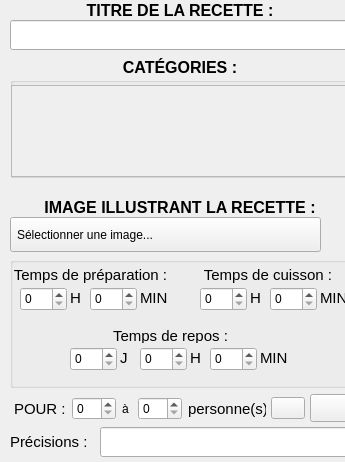
                <widget class="QWidget" name="scrollAreaWidgetContents_2">
                 <property name="geometry">
                  <rect>
                   <x>0</x>
                   <y>-135</y>
                   <width>345</width>
                   <height>462</height>
                  </rect>
                 </property>
                 <property name="minimumSize">
                  <size>
                   <width>0</width>
                   <height>462</height>
                  </size>
                 </property>
                 <property name="maximumSize">
                  <size>
                   <width>16777215</width>
                   <height>462</height>
                  </size>
                 </property>
                 <widget class="QLabel" name="label_2">
                  <property name="geometry">
                   <rect>
                    <x>0</x>
                    <y>57</y>
                    <width>360</width>
                    <height>21</height>
                   </rect>
                  </property>
                  <property name="font">
                   <font>
                    <pointsize>12</pointsize>
                   </font>
                  </property>
                  <property name="text">
                   <string>&lt;html&gt;&lt;head/&gt;&lt;body&gt;&lt;p align=&quot;center&quot;&gt;&lt;span style=&quot; font-weight:600;&quot;&gt;CATÉGORIES :&lt;/span&gt;&lt;/p&gt;&lt;/body&gt;&lt;/html&gt;</string>
                  </property>
                 </widget>
                 <widget class="MyLineEdit" name="titre">
                  <property name="geometry">
                   <rect>
                    <x>10</x>
                    <y>20</y>
                    <width>341</width>
                    <height>30</height>
                   </rect>
                  </property>
                 </widget>
                 <widget class="QLabel" name="label_3">
                  <property name="geometry">
                   <rect>
                    <x>0</x>
                    <y>197</y>
                    <width>360</width>
                    <height>21</height>
                   </rect>
                  </property>
                  <property name="font">
                   <font>
                    <pointsize>12</pointsize>
                   </font>
                  </property>
                  <property name="text">
                   <string>&lt;html&gt;&lt;head/&gt;&lt;body&gt;&lt;p align=&quot;center&quot;&gt;&lt;span style=&quot; font-weight:600;&quot;&gt;IMAGE ILLUSTRANT LA RECETTE :&lt;/span&gt;&lt;/p&gt;&lt;/body&gt;&lt;/html&gt;</string>
                  </property>
                 </widget>
                 <widget class="QLabel" name="editPicture">
                  <property name="geometry">
                   <rect>
                    <x>330</x>
                    <y>223</y>
                    <width>22</width>
                    <height>22</height>
                   </rect>
                  </property>
                  <property name="text">
                   <string/>
                  </property>
                  <property name="pixmap">
                   <pixmap resource="Ressources.qrc">:/images/editPict.png</pixmap>
                  </property>
                 </widget>
                 <widget class="MyLineEdit" name="precision">
                  <property name="geometry">
                   <rect>
                    <x>100</x>
                    <y>427</y>
                    <width>251</width>
                    <height>30</height>
                   </rect>
                  </property>
                 </widget>
                 <widget class="QWidget" name="nbPersonnesWidget" native="true">
                  <property name="geometry">
                   <rect>
                    <x>14</x>
                    <y>393</y>
                    <width>291</width>
                    <height>31</height>
                   </rect>
                  </property>
                  <layout class="QVBoxLayout" name="verticalLayout_12">
                   <property name="leftMargin">
                    <number>0</number>
                   </property>
                   <property name="topMargin">
                    <number>0</number>
                   </property>
                   <property name="rightMargin">
                    <number>0</number>
                   </property>
                   <property name="bottomMargin">
                    <number>0</number>
                   </property>
                   <item>
                    <layout class="QHBoxLayout" name="horizontalLayout_15">
                     <item>
                      <widget class="QLabel" name="label_14">
                       <property name="font">
                        <font>
                         <pointsize>11</pointsize>
                        </font>
                       </property>
                       <property name="text">
                        <string>POUR :</string>
                       </property>
                      </widget>
                     </item>
                     <item>
                      <widget class="QSpinBox" name="nbPersonnes">
                       <property name="minimumSize">
                        <size>
                         <width>44</width>
                         <height>0</height>
                        </size>
                       </property>
                       <property name="maximumSize">
                        <size>
                         <width>44</width>
                         <height>16777215</height>
                        </size>
                       </property>
                      </widget>
                     </item>
                     <item>
                      <widget class="QLabel" name="nbPersonnes_a">
                       <property name="minimumSize">
                        <size>
                         <width>10</width>
                         <height>0</height>
                        </size>
                       </property>
                       <property name="maximumSize">
                        <size>
                         <width>10</width>
                         <height>16777215</height>
                        </size>
                       </property>
                       <property name="text">
                        <string>à</string>
                       </property>
                      </widget>
                     </item>
                     <item>
                      <widget class="QSpinBox" name="nbPersonnes_2">
                       <property name="minimumSize">
                        <size>
                         <width>44</width>
                         <height>0</height>
                        </size>
                       </property>
                       <property name="maximumSize">
                        <size>
                         <width>44</width>
                         <height>16777215</height>
                        </size>
                       </property>
                      </widget>
                     </item>
                     <item>
                      <widget class="QLabel" name="label_15">
                       <property name="minimumSize">
                        <size>
                         <width>78</width>
                         <height>0</height>
                        </size>
                       </property>
                       <property name="maximumSize">
                        <size>
                         <width>78</width>
                         <height>16777215</height>
                        </size>
                       </property>
                       <property name="font">
                        <font>
                         <pointsize>11</pointsize>
                        </font>
                       </property>
                       <property name="text">
                        <string>personne(s)</string>
                       </property>
                      </widget>
                     </item>
                     <item>
                      <widget class="QPushButton" name="switchNbPers">
                       <property name="minimumSize">
                        <size>
                         <width>34</width>
                         <height>0</height>
                        </size>
                       </property>
                       <property name="maximumSize">
                        <size>
                         <width>34</width>
                         <height>16777215</height>
                        </size>
                       </property>
                       <property name="text">
                        <string/>
                       </property>
                       <property name="icon">
                        <iconset resource="Ressources.qrc">
                         <normaloff>:/images/fourchettes.png</normaloff>:/images/fourchettes.png</iconset>
                       </property>
                       <property name="iconSize">
                        <size>
                         <width>30</width>
                         <height>20</height>
                        </size>
                       </property>
                       <property name="checkable">
                        <bool>true</bool>
                       </property>
                       <property name="checked">
                        <bool>false</bool>
                       </property>
                       <property name="flat">
                        <bool>false</bool>
                       </property>
                      </widget>
                     </item>
                     <item>
                      <spacer name="horizontalSpacer_6">
                       <property name="orientation">
                        <enum>Qt::Horizontal</enum>
                       </property>
                       <property name="sizeHint" stdset="0">
                        <size>
                         <width>17</width>
                         <height>20</height>
                        </size>
                       </property>
                      </spacer>
                     </item>
                    </layout>
                   </item>
                  </layout>
                 </widget>
                 <widget class="QPushButton" name="setCoupDeCoeur">
                  <property name="geometry">
                   <rect>
                    <x>310</x>
                    <y>394</y>
                    <width>41</width>
                    <height>28</height>
                   </rect>
                  </property>
                  <property name="text">
                   <string/>
                  </property>
                  <property name="icon">
                   <iconset resource="Ressources.qrc">
                    <normaloff>:/images/coup_de_coeur.png</normaloff>:/images/coup_de_coeur.png</iconset>
                  </property>
                  <property name="iconSize">
                   <size>
                    <width>20</width>
                    <height>20</height>
                   </size>
                  </property>
                 </widget>
                 <widget class="QGroupBox" name="groupBox">
                  <property name="geometry">
                   <rect>
                    <x>10</x>
                    <y>77</y>
                    <width>341</width>
                    <height>101</height>
                   </rect>
                  </property>
                  <property name="title">
                   <string/>
                  </property>
                  <widget class="QScrollArea" name="scrollCats">
                   <property name="geometry">
                    <rect>
                     <x>1</x>
                     <y>8</y>
                     <width>339</width>
                     <height>92</height>
                    </rect>
                   </property>
                   <property name="widgetResizable">
                    <bool>true</bool>
                   </property>
                   <widget class="QWidget" name="scrollCatsWidgetContents">
                    <property name="geometry">
                     <rect>
                      <x>0</x>
                      <y>0</y>
                      <width>339</width>
                      <height>92</height>
                     </rect>
                    </property>
                   </widget>
                  </widget>
                 </widget>
                 <widget class="QGroupBox" name="groupBox_2">
                  <property name="geometry">
                   <rect>
                    <x>10</x>
                    <y>257</y>
                    <width>341</width>
                    <height>131</height>
                   </rect>
                  </property>
                  <property name="title">
                   <string/>
                  </property>
                  <widget class="QLabel" name="label_4">
                   <property name="geometry">
                    <rect>
                     <x>0</x>
                     <y>10</y>
                     <width>181</width>
                     <height>16</height>
                    </rect>
                   </property>
                   <property name="font">
                    <font>
                     <pointsize>11</pointsize>
                    </font>
                   </property>
                   <property name="text">
                    <string> Temps de préparation :</string>
                   </property>
                  </widget>
                  <widget class="QLabel" name="label_5">
                   <property name="geometry">
                    <rect>
                     <x>190</x>
                     <y>10</y>
                     <width>151</width>
                     <height>16</height>
                    </rect>
                   </property>
                   <property name="font">
                    <font>
                     <pointsize>11</pointsize>
                    </font>
                   </property>
                   <property name="text">
                    <string> Temps de cuisson :</string>
                   </property>
                  </widget>
                  <widget class="QSpinBox" name="hPrep">
                   <property name="geometry">
                    <rect>
                     <x>10</x>
                     <y>30</y>
                     <width>47</width>
                     <height>24</height>
                    </rect>
                   </property>
                   <property name="buttonSymbols">
                    <enum>QAbstractSpinBox::UpDownArrows</enum>
                   </property>
                   <property name="maximum">
                    <number>24</number>
                   </property>
                  </widget>
                  <widget class="QLabel" name="label_6">
                   <property name="geometry">
                    <rect>
                     <x>60</x>
                     <y>25</y>
                     <width>21</width>
                     <height>31</height>
                    </rect>
                   </property>
                   <property name="font">
                    <font>
                     <pointsize>11</pointsize>
                    </font>
                   </property>
                   <property name="text">
                    <string>H</string>
                   </property>
                  </widget>
                  <widget class="QLabel" name="label_7">
                   <property name="geometry">
                    <rect>
                     <x>130</x>
                     <y>25</y>
                     <width>31</width>
                     <height>31</height>
                    </rect>
                   </property>
                   <property name="font">
                    <font>
                     <pointsize>11</pointsize>
                    </font>
                   </property>
                   <property name="text">
                    <string>MIN</string>
                   </property>
                  </widget>
                  <widget class="QSpinBox" name="minPrep">
                   <property name="geometry">
                    <rect>
                     <x>80</x>
                     <y>30</y>
                     <width>47</width>
                     <height>24</height>
                    </rect>
                   </property>
                   <property name="maximum">
                    <number>55</number>
                   </property>
                   <property name="singleStep">
                    <number>5</number>
                   </property>
                  </widget>
                  <widget class="QSpinBox" name="minCuis">
                   <property name="geometry">
                    <rect>
                     <x>260</x>
                     <y>30</y>
                     <width>47</width>
                     <height>24</height>
                    </rect>
                   </property>
                   <property name="maximum">
                    <number>55</number>
                   </property>
                   <property name="singleStep">
                    <number>5</number>
                   </property>
                  </widget>
                  <widget class="QLabel" name="label_8">
                   <property name="geometry">
                    <rect>
                     <x>310</x>
                     <y>25</y>
                     <width>41</width>
                     <height>31</height>
                    </rect>
                   </property>
                   <property name="font">
                    <font>
                     <pointsize>11</pointsize>
                    </font>
                   </property>
                   <property name="text">
                    <string>MIN</string>
                   </property>
                  </widget>
                  <widget class="QLabel" name="label_9">
                   <property name="geometry">
                    <rect>
                     <x>240</x>
                     <y>25</y>
                     <width>21</width>
                     <height>31</height>
                    </rect>
                   </property>
                   <property name="font">
                    <font>
                     <pointsize>11</pointsize>
                    </font>
                   </property>
                   <property name="text">
                    <string>H</string>
                   </property>
                  </widget>
                  <widget class="QSpinBox" name="hCuis">
                   <property name="geometry">
                    <rect>
                     <x>190</x>
                     <y>30</y>
                     <width>47</width>
                     <height>24</height>
                    </rect>
                   </property>
                   <property name="maximum">
                    <number>24</number>
                   </property>
                  </widget>
                  <widget class="QSpinBox" name="minRep">
                   <property name="geometry">
                    <rect>
                     <x>200</x>
                     <y>90</y>
                     <width>47</width>
                     <height>24</height>
                    </rect>
                   </property>
                   <property name="maximum">
                    <number>55</number>
                   </property>
                   <property name="singleStep">
                    <number>5</number>
                   </property>
                  </widget>
                  <widget class="QLabel" name="label_10">
                   <property name="geometry">
                    <rect>
                     <x>250</x>
                     <y>85</y>
                     <width>31</width>
                     <height>31</height>
                    </rect>
                   </property>
                   <property name="font">
                    <font>
                     <pointsize>11</pointsize>
                    </font>
                   </property>
                   <property name="text">
                    <string>MIN</string>
                   </property>
                  </widget>
                  <widget class="QLabel" name="label_11">
                   <property name="geometry">
                    <rect>
                     <x>180</x>
                     <y>85</y>
                     <width>21</width>
                     <height>31</height>
                    </rect>
                   </property>
                   <property name="font">
                    <font>
                     <pointsize>11</pointsize>
                    </font>
                   </property>
                   <property name="text">
                    <string>H</string>
                   </property>
                  </widget>
                  <widget class="QSpinBox" name="hRep">
                   <property name="geometry">
                    <rect>
                     <x>130</x>
                     <y>90</y>
                     <width>47</width>
                     <height>24</height>
                    </rect>
                   </property>
                   <property name="maximum">
                    <number>23</number>
                   </property>
                  </widget>
                  <widget class="QLabel" name="label_12">
                   <property name="geometry">
                    <rect>
                     <x>110</x>
                     <y>85</y>
                     <width>21</width>
                     <height>31</height>
                    </rect>
                   </property>
                   <property name="font">
                    <font>
                     <pointsize>11</pointsize>
                    </font>
                   </property>
                   <property name="text">
                    <string>J</string>
                   </property>
                  </widget>
                  <widget class="QSpinBox" name="jRep">
                   <property name="geometry">
                    <rect>
                     <x>60</x>
                     <y>90</y>
                     <width>47</width>
                     <height>24</height>
                    </rect>
                   </property>
                   <property name="maximum">
                    <number>7</number>
                   </property>
                  </widget>
                  <widget class="QLabel" name="label_13">
                   <property name="geometry">
                    <rect>
                     <x>70</x>
                     <y>70</y>
                     <width>181</width>
                     <height>16</height>
                    </rect>
                   </property>
                   <property name="font">
                    <font>
                     <pointsize>11</pointsize>
                    </font>
                   </property>
                   <property name="text">
                    <string>&lt;html&gt;&lt;head/&gt;&lt;body&gt;&lt;p align=&quot;center&quot;&gt;Temps de repos :&lt;/p&gt;&lt;/body&gt;&lt;/html&gt;</string>
                   </property>
                  </widget>
                 </widget>
                 <widget class="QPushButton" name="mainPicture">
                  <property name="geometry">
                   <rect>
                    <x>10</x>
                    <y>217</y>
                    <width>311</width>
                    <height>35</height>
                   </rect>
                  </property>
                  <property name="styleSheet">
                   <string notr="true">QPushButton { text-align: left; padding-left:6px}</string>
                  </property>
                  <property name="text">
                   <string>Sélectionner une image...</string>
                  </property>
                  <property name="icon">
                   <iconset resource="Ressources.qrc">
                    <normaloff>:/images/image.png</normaloff>:/images/image.png</iconset>
                  </property>
                  <property name="iconSize">
                   <size>
                    <width>26</width>
                    <height>26</height>
                   </size>
                  </property>
                  <property name="autoRepeatInterval">
                   <number>100</number>
                  </property>
                 </widget>
                 <widget class="QLabel" name="label_16">
                  <property name="geometry">
                   <rect>
                    <x>10</x>
                    <y>427</y>
                    <width>91</width>
                    <height>30</height>
                   </rect>
                  </property>
                  <property name="font">
                   <font>
                    <pointsize>11</pointsize>
                   </font>
                  </property>
                  <property name="text">
                   <string>Précisions :</string>
                  </property>
                 </widget>
                 <widget class="QLabel" name="label">
                  <property name="geometry">
                   <rect>
                    <x>0</x>
                    <y>0</y>
                    <width>360</width>
                    <height>21</height>
                   </rect>
                  </property>
                  <property name="font">
                   <font>
                    <pointsize>12</pointsize>
                   </font>
                  </property>
                  <property name="text">
                   <string>&lt;html&gt;&lt;head/&gt;&lt;body&gt;&lt;p align=&quot;center&quot;&gt;&lt;span style=&quot; font-weight:600;&quot;&gt;TITRE DE LA RECETTE :&lt;/span&gt;&lt;/p&gt;&lt;/body&gt;&lt;/html&gt;</string>
                  </property>
                 </widget>
                </widget>
